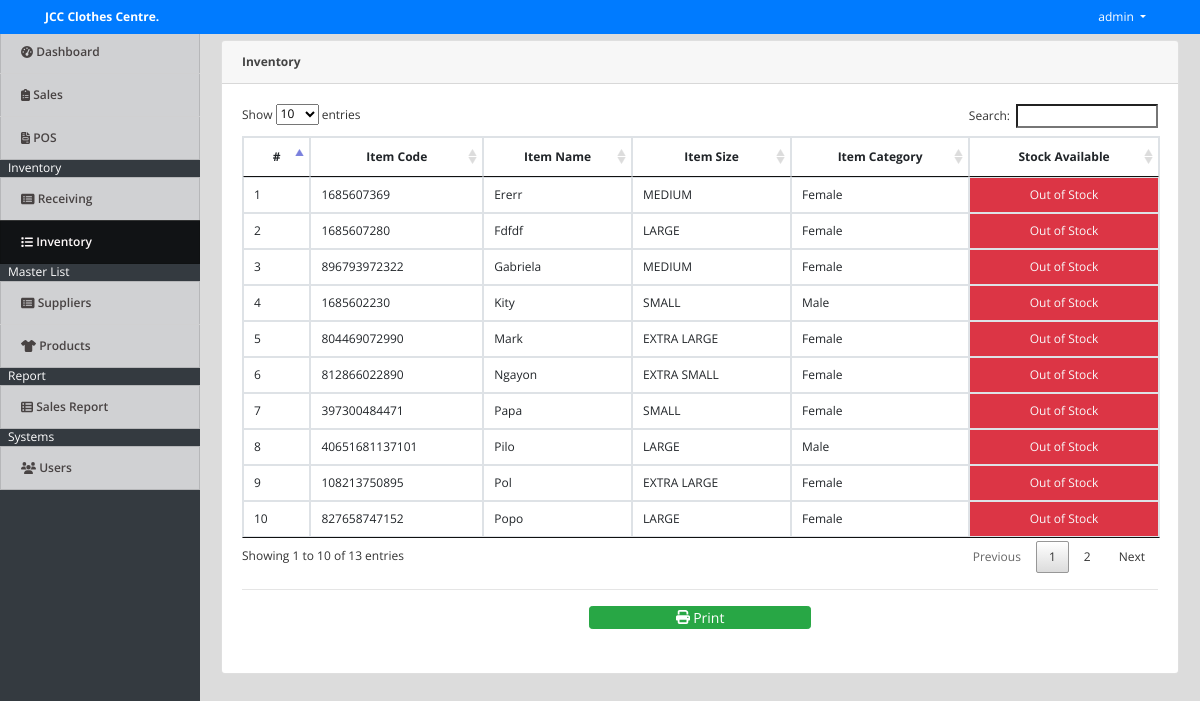
/index.php?page=inventory (signed in), run on the app's committed database.
### tables this page shows
CREATE TABLE `items` (
  `id` int(11) NOT NULL,
  `item_code` varchar(100) NOT NULL,
  `name` varchar(200) NOT NULL,
  `category` varchar(255) DEFAULT NULL,
  `description` text NOT NULL,
  `size` varchar(20) NOT NULL,
  `price` float NOT NULL,
  `date_created` datetime NOT NULL DEFAULT current_timestamp()
);

### inventory.php (the view, shortened to what this page needs)
<?php
    include 'db_connect.php';
?>
<div class="col-lg-12">
	<div class="card">
		<div class="card-header"><b>Inventory</b></div>
		<div class="card-body">
			<table class="table table-bordered" id="myTable">
				<thead>
					<tr>
						<th class="text-center">#</th>
						<th class="text-center">Item Code</th>
						<th class="text-center">Item Name</th>
						<th class="text-center">Item Size</th>
						<th class="text-center">Item Category</th>
						<th class="text-center">Stock Available</th>
					</tr>
				</thead>
				<tbody>
					<?php
						$i = 1;
						$qry = $conn->query("SELECT * FROM items order by name asc");
						while($row=$qry->fetch_assoc()):
							$inn = $conn->query("SELECT sum(qty) as stock FROM stocks where type = 1 and item_id =".$row['id']);
							$inn = $inn->num_rows > 0 ? $inn->fetch_array()['stock'] :0 ;
							$out = $conn->query("SELECT sum(qty) as stock FROM stocks where type = 2 and item_id =".$row['id']);
							$out = $out->num_rows > 0 ? $out->fetch_array()['stock'] :0 ;
							$available = $inn - $out;
					?>
					<tr>
						<td><?php echo $i++ ?></td>
						<td><?php echo $row['item_code'] ?></td>
						<td><?php echo ucwords($row['name']) ?></td>
						<td><?php echo $row['size'] ?></td>
						<td><?php echo $row['category'] ?></td>
						<?php if($available <= 0): ?>
							<td class="bg-danger text-light text-center">Out of Stock</td>
						<?php elseif($available <= 50): ?>
								<td class="bg-warning text-center"><?php echo $available ?></td>
						<?php else: ?>
									<td class="text-center"><?php echo $available ?></td>
						<?php endif; ?>
					</tr>
					<?php endwhile; ?>
				</tbody>
			</table>
			<hr>
                <div class="col-md-12 mb-4">
                    <center>
                        <button class="btn btn-success btn-sm col-sm-3" type="button" id="print"><i class="fa fa-print"></i> Print</button>
                    </center>
                </div>
		</div>
	</div>
</div>

### assets/css/style.css (style rules this page uses)
body { font-family: "Open Sans", sans-serif; color: #444444; width: 100%; height: calc(100%); font-size: 12px; }
.btn-sm { padding: .0001rem .2rem; }

### index.php (style rules this page uses)
body { background: #80808045; }

### data on the page
items: item_code "1685607369", name "Ererr", size "MEDIUM", category "Female"
items: item_code "1685607280", name "Fdfdf", size "LARGE", category "Female"
items: item_code "896793972322", name "Gabriela", size "MEDIUM", category "Female"
items: item_code "1685602230", name "Kity", size "SMALL", category "Male"
items: item_code "804469072990", name "Mark", size "EXTRA LARGE", category "Female"
items: item_code "812866022890", name "Ngayon", size "EXTRA SMALL", category "Female"
items: item_code "397300484471", name "Papa", size "SMALL", category "Female"
items: item_code "40651681137101", name "Pilo", size "LARGE", category "Male"
items: item_code "108213750895", name "Pol", size "EXTRA LARGE", category "Female"
items: item_code "827658747152", name "Popo", size "LARGE", category "Female"

### other printed values
$_SESSION['login_name'] "admin"
